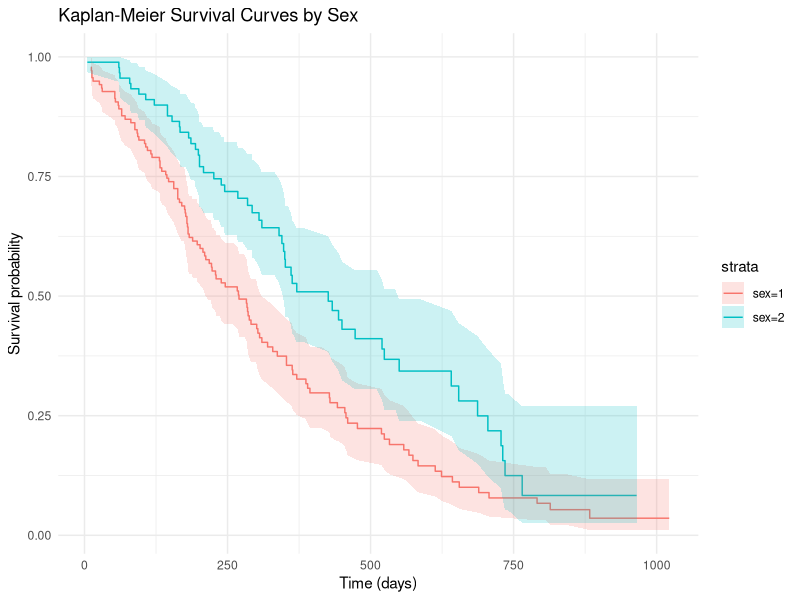
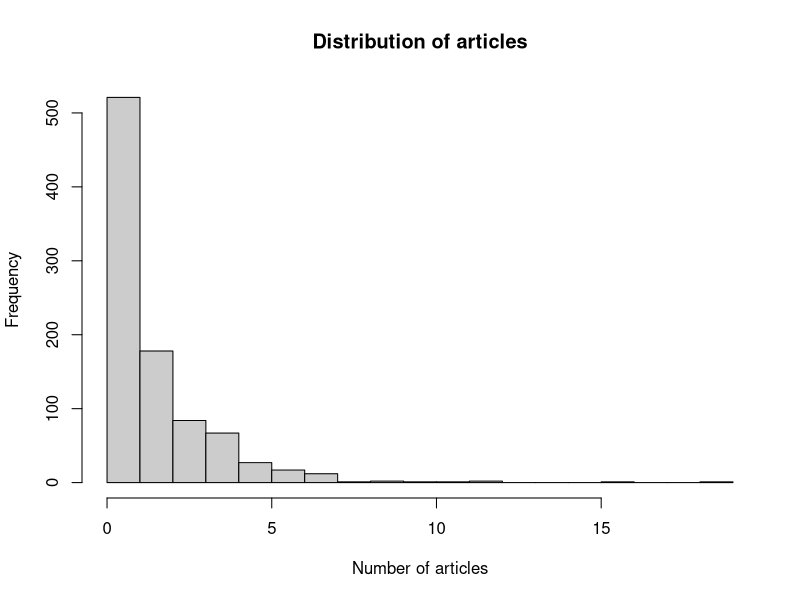
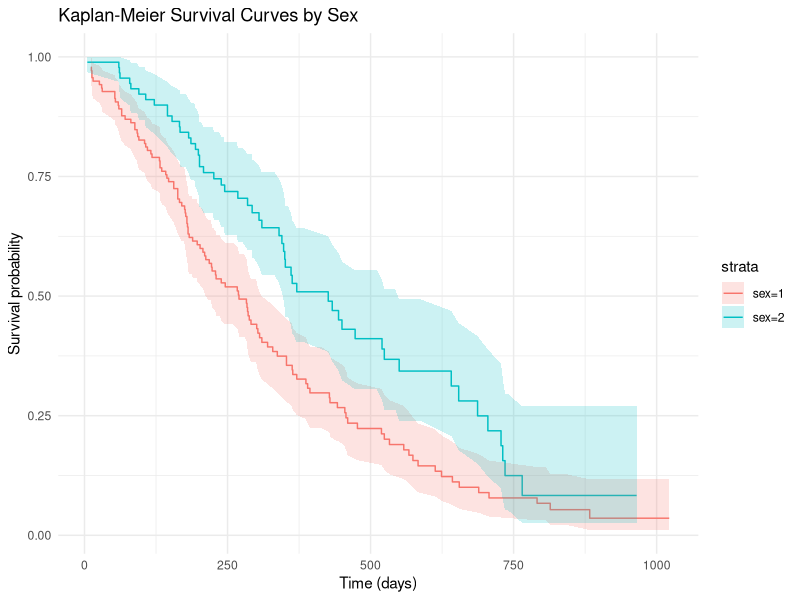

Here is the R script that generated these plots, in order: (Note: this script raises an error after producing the figures.)
install.packages("carData")
install.packages("pscl")
install.packages("AER")
library(carData)
library(MASS)
library(nnet)
library(pscl)
library(AER)
library(marginaleffects)
library(ggplot2)
data(BEPS)


# 1.1 Ordered Logit: Perceptions of national economy ----------------------

# a) Explore the economic.cond.national variable and convert it to an ordered factor:
table(BEPS$economic.cond.national)
BEPS$econ_ord = factor(BEPS$economic.cond.national, ordered = TRUE)
#   1   2   3   4   5 
#   37 257 607 542  8

# The most common category is category 3 (stayed about the same), with categories 
# 4 and 2 following behind. Few respondents chose extremes (1-Much worse,5-much better).
# OLS treats numeric values 1-5 as equally spread it implies the difference between 
# got much worse and got a little worse is the same as the difference between stayed 
# the same and got a little better. Ordered logit avoids this assumption bu estimating
# threshold parameters that let data determine spacing of latent scale. 

# b)Fit an ordered logit model predicting econ ord from age, gender, Europe, and political.knowledge:
  m_ologit = polr(econ_ord ~ age + gender + Europe + political.knowledge,
                                     data = BEPS, Hess = TRUE)
  summary(m_ologit)

#Coefficients:
#  Value Std. Error t value
#age                  0.003999   0.003044   1.314
#gendermale           0.192062   0.096475   1.991
#Europe              -0.122693   0.014978  -8.192
#political.knowledge -0.120719   0.045154  -2.674

#Intercepts:
#  Value    Std. Error t value 
#1|2  -4.4796   0.2727   -16.4247
#2|3  -2.1843   0.2225    -9.8153
#3|4  -0.3183   0.2141    -1.4867
#4|5   2.2397   0.2348     9.5391

#Residual Deviance: 3833.171 
#AIC: 3849.171 

# report the raw coefficient on Europe and its sign. Based on the sign convention, 
# does higher support for European integration predict more optimistic views of 
# the national economy?

# The raw coefficient on EUrope is -0.122693. Based on sign convention the negative 
# value implies a positive association (after sign reversal). This means that 
# respondents with stronger pre-EU attitudes tend to percieve national econ conditions 
# as having improved. 

# c) Compute average marginal effects (for reliable interpretation of magnitudes)
# across all response categories:
avg_slopes(m_ologit)

# interpret the AME for Europe on the probability of each category. Does a one-unit increase in
#pro-Europe attitude increase or decrease the probability of perceiving the economy as
#improved (category 4 or 5)? By approximately how much on average across respondents?
#Note that the AMEs across all five categories for any given predictor must sum
#to zero — use this as a sanity check.

# The average marginal effects show the average change in probability of each
# response category associated with a one-unit increase in each predictor. The AMEs in 
# lower categories (categories 1 and 2) are negative, while higher categories (4-5) are 
# postive. This is consistent with positive associations between pro EU setniment and 
# more optimistic economic assessments. 


# d) Compute predicted probabilities for the five response categories at the mean of all
# covariates, separately for male and female respondents:
  predictions(m_ologit, newdata = datagrid(gender = c("female", "male")))
#In a comment, compare the predicted probabilities for the most pessimistic category
#(1 = got much worse) and the most optimistic category (5 = got much better) for each
#gender. Are there notable differences by gender? What does this suggest about gender
#gaps in economic perceptions?
  
# The predicted probability for category 1 and category 5 aren't very different from each other, 
# this can be due to gender notbeing a strong predictor or driver of economic opinions 
# when compared to other variables in the model.  
  

# 1.2 Multinomial logit: vote choice --------------------------------------

# a) Set Conservative as the reference category and fit a multinomial logit predicting vote
#  from economic assessments and leader evaluations:
 library(nnet)
   BEPS$vote = relevel(BEPS$vote, ref = "Conservative")
  m_mlogit = multinom(vote ~ economic.cond.national + Blair + Hague +
                        Kennedy + Europe, data = BEPS, trace = FALSE)
  summary(m_mlogit)
#     Kennedy + Europe, data = BEPS, trace = FALSE)
  
# Coefficients:
#    (Intercept) economic.cond.national     Blair      Hague
#  Labour            -0.7685077              0.6228794 0.8157754 -0.8805887
#  Liberal Democrat   0.2627294              0.1840322 0.2847314 -0.8228982
# Kennedy     Europe
#  Labour           0.2396046 -0.2102419
#  Liberal Democrat 0.6763287 -0.2107956
#  
#  Std. Errors:
#    (Intercept) economic.cond.national      Blair      Hague
#  Labour             0.4973142             0.09708813 0.07381306 0.07112439
#  Liberal Democrat   0.5276718             0.10184961 0.07486476 0.07588714
#  Kennedy     Europe
#  Labour           0.07532422 0.02688425
#  Liberal Democrat 0.08381384 0.02849781
  
#  Residual Deviance: 2364.339 
#  AIC: 2388.339 
  
# Describe the direction of the Blair coefficient in the Labour vs. Conservative 
# equation. What does a positive coefficient on Blair (feelings toward Tony Blair) 
# in the Labour equation imply about the relationship between Blair approval and 
# the likelihood of voting Labour relative to Conservative?
  
# The model produces two sets of log-odds coefficients: labor vs conservative and
# liberal democrat vs conservative. Conservative is the reference category, so
# each row is a comparison against conservative. The coefficient on Blair in labor 
# vs conservative is very positive, higher approval of Blair is associated with greater 
# log odds of voting labor rather than conservative. In comparison the Blair 
# coefficient in liberal democrat vs conservative is smaller since Blair approval 
# doesn't differentiate strongly between liberal democrat and conservative voters. 
  
# b) Compute average marginal effects across all predictors and outcome categories:
  avg_slopes(m_mlogit)
# The AME of Blair on the probability of voting labor is  0.1156, this value is
# positive and substantial. The value indicates that a one-unit increase in Blair
# approval is associated with a meaningful increase in the average probability 
# of voting labor while holding all other variables constant. This reflects the 
# candidates extreme popularity at the time. 
  
# c) Independence of Irrelevant Alternatives (IIA): the odds ratio between any 
# two alternatives is unaffected by the presence or absence of other alternatives. 

# The odds ratio between any two alternatives (labor vs. conservative) is 
# unaffected by the presence of a third party of the third alternative 
# (liberal democrats). IIA is a moderate concern for British party choice, labor 
# and the liberal democrats are both center left parties they share ideological 
# space, so voters may treat them as partial substitutes in a way IIA cannot 
# accommodate. Conservatives occupy an ideologically distinct position so the 3 
# party system is not as doomed as the 2 bus example due to the variability in 
# options that voters have. IIA is more of a concern for Labor vs liberal 
# democrat distinction. 
  

# 1.3 Poisson regression: publication counts ------------------------------
  library(pscl)
  library(AER)
  library(MASS)
  library(marginaleffects)
  data(bioChemists)
  
# a) Explore the outcome variable art:
  summary(bioChemists$art)
  var(bioChemists$art)
  pdf("art_histogram.pdf", width = 6, height = 4)
  hist(bioChemists$art, breaks = 20, main = "Distribution of articles",
       xlab = "Number of articles", col = "gray80")
  dev.off()

# >   summary(bioChemists$art)
#  Min. 1st Qu.  Median    Mean 3rd Qu.    Max. 
#  0.000   0.000   1.000   1.693   2.000  19.000 
#  >   var(bioChemists$art)
#  [1] 3.709742
  
# Variance of articles published in last 3 years of PhD is [1] 3.709742
# Mean of articles published in last 3 years of PhD is 1.693  
# The variance exceeds the mean, therefore there is overdispersion and this
# violates the Poisson assumption that mean should equal variance. 

# b) Fit a Poisson regression of art on all predictors:
m_pois = glm(art ~ fem + mar + kid5 + phd + ment,
               data = bioChemists, family = poisson)
summary(m_pois)

#Coefficients:
#               Estimate Std. Error z value Pr(>|z|)    
#  (Intercept)  0.304617   0.102981   2.958   0.0031 ** 
#  femWomen    -0.224594   0.054613  -4.112 3.92e-05 ***
#  marMarried   0.155243   0.061374   2.529   0.0114 *  
#  kid5        -0.184883   0.040127  -4.607 4.08e-06 ***
#  phd          0.012823   0.026397   0.486   0.6271    
#  ment         0.025543   0.002006  12.733  < 2e-16 ***

#  Signif. codes:  0 ‘***’ 0.001 ‘**’ 0.01 ‘*’ 0.05 ‘.’ 0.1 ‘ ’ 1
#(Dispersion parameter for poisson family taken to be 1)
#Null deviance: 1817.4  on 914  degrees of freedom
#Residual deviance: 1634.4  on 909  degrees of freedom
#AIC: 3314.1
#Number of Fisher Scoring iterations: 5

exp(coef(m_pois)["ment"])

# The coefficient on ment is 0.025543 and after exponentiation it the coefficient 
# on ment 1.025872, this is the incidence rate ratio (IRR). This means that each
# additional article published by the mentor is associated with a multiplicative
# increase in expected student articles by that factor, holding all else constant. 
# The effect is modest but positive, suggesting that more productive mentors 
# slightly boost student output. The residual deviance (1634.4)is substantially larger 
# than the residual degrees of freedom (909). This is another way to diagnose 
# overdispersion. 

# c) Test for overdispersion formally 
dispersiontest(m_pois)
#Overdispersion test
#data:  m_pois
#z = 5.7825, p-value = 3.681e-09
#alternative hypothesis: true dispersion is greater than 1
#sample estimates:
#  dispersion 
#1.82454

# The estimated dispersion parameter is 1.82454 and the p value is 3.681e-09.
# Since the p-value is < 0.001 the dispersion test strongly rejects the null 
# hypothesis of equidispersion. Since the dispersion parameter is over 1, the 
# variance in art substantially exceeds its mean. This indicates that the Poisson
# standard errors are too small, the model underestimates uncertainty, inflates
# test statistics and produces p-values that are misleadingly small. A model that
# explicitly accounts for overdispersion is needed such as the negative binomial. 


# 1.4 Negative binomial regression  ---------------------------------------
# The negative binomial (NB) model generalizes Poisson by adding a dispersion 
# parameter θ that allows the variance to exceed the mean: Var(Yi) = μi + μ2i
# /θ. When θ → ∞, the NB reduces to Poisson. A small estimated θ indicates severe 
# overdispersion; a large θ indicates the extra dispersion is modest.

# a) Fit the negative binomial model with the same formula:
m_nb = glm.nb(art ~ fem + mar + kid5 + phd + ment,
              data = bioChemists)
#summary(m_nb)
#Coefficients:
#                Estimate Std. Error z value Pr(>|z|)    
#  (Intercept)  0.256144   0.137348   1.865 0.062191 .  
#  femWomen    -0.216418   0.072636  -2.979 0.002887 ** 
#  marMarried   0.150489   0.082097   1.833 0.066791 .  
#  kid5        -0.176415   0.052813  -3.340 0.000837 ***
#  phd          0.015271   0.035873   0.426 0.670326    
#  ment         0.029082   0.003214   9.048  < 2e-16 ***

#  Signif. codes:  0 ‘***’ 0.001 ‘**’ 0.01 ‘*’ 0.05 ‘.’ 0.1 ‘ ’ 1
#(Dispersion parameter for Negative Binomial(2.2644) family taken to be 1)
#Null deviance: 1109.0  on 914  degrees of freedom
#Residual deviance: 1004.3  on 909  degrees of freedom
#AIC: 3135.9
#Number of Fisher Scoring iterations: 1
#Theta:  2.264 
#Std. Err.:  0.271 
#2 x log-likelihood:  -3121.917 
 
# The ment coefficient is 0.029082, while the coefficient on ment from the 
# Poisson model was 0.025543, it has not changed substantially. This indicates
# that the point estimate is reasonably stable, the key difference is the
# standard error of each model. The negative binomial produces larger uncertainty
# estimates. The estimated overdispersion parameter (theta) quantifies how much
# the variance exceeds the Poisson prediction, a smaller theta means more severe 
# overdispersion. Theta is moderate at 2.264 signalling a meaningful but not 
# extreme extra-Poisson variation. 

# b) Compare model fit using AIC- Akaike Information Criterion, evaluates 
# quality of statistical models by acting as an estimator of prediction error,
# balancing model fit against complexity- with lower values indicating a better, 
# more predictive model. 

AIC(m_pois, m_nb)
#   df      AIC
# m_pois  6 3314.113
# m_nb    7 3135.917

# The negative binomial model has a lower Akaike Information Criterion (AIC), 
# despite the NB model having an additional parameter (theta). Under AIC the 
# improvement in fit compensates for the added complexity. This confirms that 
# overdispersion is a feature of the data not noise. It also confirms that the 
# negative binomial is the best model for the article publication counts. 

# c) Compute predicted article counts for male vs. female researchers, holding 
# all other variables at their sample means:

predictions (m_nb, newdata = datagrid(fem = c("Men", "Women")))
#           fem Estimate Pr(>|z|)    S 2.5 % 97.5 %
#Men       2.05   <0.001 93.7  1.80   2.32
#Women     1.65   <0.001 42.2  1.44   1.88            

# The predicted number of articles for men is 2.05 with confidence intervals 
# [1.80, 2.32]. For females it is 1.65 with confidence intervals [1.44, 1.88]. 
# Although the confidence intervals slightly overlap, the difference is 
# statistically significant, which is indicated by the significant negative 
# coefficient for women with a p value < 0.001. Female researchers publish fewer 
# articles than men, holding other variables constant. 

# d) Poisson regression is not adequate for the dataset, a negative binomial 
# regression would work better. The NB model adds a dispersion parameter to 
# accommodate extra variation due to overdispersion, as well as achieving a much 
# lower AIC value (making it the better option between the 2 models), and produces 
# more reliable/wider standard errors. Mentors productivity has a positive and 
# significant effect, the incidence rate ratio for ment is 1.026 suggesting that
# more productive mentors boost student output. Gedner and number of young 
# children are negative and significant, women publish fewer articles and each 
# additional child reduces output further. All in all, results point to early-
# career productivity being shaped by mentor environment, gender, and family 
# make-up. The results make sense given literature on outcomes in STEM field 
# publication rates. 

###############################################################################
# Part 2: Take-Home, Survival Analysis ------------------------------------
###############################################################################

install.packages("survival")
library(survival)

lung <- survival::lung
head(lung)
exists("lung", where = asNamespace("survival"))

# 2.1 Kaplan-Meier survival curves ----------------------------------------

# re-code status variable 
lung$dead = lung$status - 1
table(lung$status, lung$dead)
# a) Explore data
View(lung)
lung
#    0   1
#1  63   0
#2   0 165

# There are 228 observations, with 165 cases of deaths and 63 censored cases. 
# The proportion of censored cases is 63/228 ~ 0.276, so only about a 27.6% of 
# censoring. For censored patients the survival time is unknown, we only know 
# they survived as long as their observed follow up time. 

# b) Estimate the overall Kaplan-Meier survival curve using survfit() with 
#formula Surv(time,dead) ~ 1. The summary() output shows, at each event time, 
#the number at risk, the number of events, the estimated survival probability, 
#and the confidence interval. In a comment, report the estimated median survival 
#time. What does this number mean in plain language?

fit <- survfit(Surv(time, dead) ~ 1, data = lung)
summary(fit)
summary(fit)$table["median"]
# median 
# 310

# The estimated median survival time is 310 days. This number means that the median 
# amount of days that are noted as survival times for lung cancer patients is 
# 310 days. 

# c) Estimate separate Kaplan-Meier curves by sex using survfit() and plot them with
#ggplot2. Hint: use broom::tidy() to convert the survfit object to a data frame, then
#plot with geom step() and geom ribbon() for confidence intervals. Save the plot as a
#PDF. Also run a log-rank test using survdiff(). In a comment, describe what you see:
#which group survives longer? Does the confidence interval for the two groups overlap?
#Report the log-rank test p-value and explain what it tests (whether the survival
# curves are statistically different).

fit_sex <- survfit(Surv(time, dead) ~ sex, data = lung)
# Convert to data frame for ggplot 
tidy_fit <- broom::tidy(fit_sex)
p <- ggplot(tidy_fit, aes(x = time, y = estimate, color = strata, fill = strata)) +
  geom_step() +
  geom_ribbon(aes(ymin = conf.low, ymax = conf.high), alpha = 0.2, color = NA) +
  labs(x = "Time (days)", y = "Survival probability",
       title = "Kaplan-Meier Survival Curves by Sex") +
  theme_minimal()

p

ggsave("km_sex_plot.pdf", plot = p)

logrank <- survdiff(Surv(time, dead) ~ sex, data = lung)
logrank
# N Observed Expected (O-E)^2/E (O-E)^2/V
#sex=1 138      112     91.6      4.55      10.3
#sex=2  90       53     73.4      5.68      10.3
#Chisq= 10.3  on 1 degrees of freedom, p= 0.001 

p_value <- 1 - pchisq(logrank$chisq, df = 1)
p_value
# [1] 0.001311165

# Females have a higher survival probability, meaning females tend to survive 
# longer over the follow-up period. The confidence intervals overlap between the
# 750-1000 days of the time axis, indicating some uncertainty in the difference 
# at those time points. 
# The log rank p-value is 0.00131116, this is statistically significant. The p-value 
# tells us if there is a statistical difference between survival times between the 
# 2 groups. Since the p value is significant the null hypothesis can be rejected, 
# males and females have different survival rates.
# Even if curves overlap, one group can still have significantly better survival 
# overall, this is shown by the p-value and confidence intervals in the plot. 


# 2.2 Cox proportional hazards model  -------------------------------------
#a) Fit a Cox proportional hazards model predicting survival from age, sex, and ph.ecog
#using coxph() from survival. The output shows both raw coefficients (log-hazard 
#scale) and exponentiated coefficients (hazard ratios). In a comment, report and 
#interpret the hazard ratio for sex. Recall from class: a hazard ratio below 1 
#means lower hazard (longer survival), above 1 means higher hazard (shorter survival). 
#What does the hazard ratio for sex tell us about survival differences between men
#and women? Is it statistically significant?

#m_cox <- coxph(Surv(time, dead) ~ age + sex + ph.ecog, data = lung)
#summary(m_cox)  
#n= 227, number of events= 164 
#(1 observation deleted due to missingness)
#            coef exp(coef)  se(coef)      z Pr(>|z|)    
#age      0.011067  1.011128  0.009267  1.194 0.232416    
#sex     -0.552612  0.575445  0.167739 -3.294 0.000986 ***
#ph.ecog  0.463728  1.589991  0.113577  4.083 4.45e-05 ***

#  Signif. codes:  0 ‘***’ 0.001 ‘**’ 0.01 ‘*’ 0.05 ‘.’ 0.1 ‘ ’ 1

#         exp(coef) exp(-coef) lower .95 upper .95
#age        1.0111     0.9890    0.9929    1.0297
#sex        0.5754     1.7378    0.4142    0.7994
#ph.ecog    1.5900     0.6289    1.2727    1.9864

#Concordance= 0.637  (se = 0.025 )
#Likelihood ratio test= 30.5  on 3 df,   p=1e-06
#Wald test            = 29.93  on 3 df,   p=1e-06
#Score (logrank) test = 30.5  on 3 df,   p=1e-06

# The exponentiated coefficient for sex gives the hazard ratio for sex 
# which is 0.575, this indicates that the change in hazard when
# moving from male to female decreases. Females have a 42-43%(1-0.575)lower risk 
# of death than males while holding age and performance constant. The p-value is 
# 0.000986 (<0.001), it is highly statistically significant. The 95% confidence 
# interval range of [0.4142, 0.7994] lies entirely below 1, providing strong 
# evidence that females have better survival outcomes than males. 

#b) Interpret the hazard ratio for ph.ecog. In a comment, explain what a one-unit 
#increase in ECOG performance score (i.e., moving toward worse physical functioning) 
#does to the hazard of death. Express this as a percentage change 
#(e.g., “X% higher/lower hazard”).

# The hazard ratio for ph.ecog is 1.589991. A one-unit increase in ECOG performance
# score is associated with a 59% increase in the hazard of death. Since the hazard
# ratio is greater than 1 the effect increases risk, the calculation is 
#(1.59-1)x100 ~ 59%. Since higher ECOG scores indicate worse physical functioning, 
# moving to a worse health state substantially increases mortality risk. 


#c) The Cox model assumes proportional hazards: the effect of each covariate is 
#constant over time. Test this assumption using cox.zph(). In a comment, report 
#the p-value for each covariate and the global test. A significant p-value suggests 
#the proportional hazards assumption is violated for that variable. Do any variables 
#violate the assumption? If so, what would this mean in substantive terms 
#(e.g., the effect of age changes over the course of the disease)?

cox.zph(m_cox)
#        chisq df    p
#age     0.188  1 0.66
#sex     2.305  1 0.13
#ph.ecog 2.054  1 0.15
#GLOBAL  4.464  3 0.22

#The p-values for age, sex, ph.ecog, and global are 0.66, 0.13, 0.15, and 0.22 
#respectively. None of the covariates are statistically significant as all of 
#the p-values are p > 0.05. This indicates that there is no evidence of violation
#of the proportional hazards assumption. The effects of all the covariates on 
#the hazard of death can be considered constant over time. This means that the 
#impact of each variable (survival advantage for females, increased risk 
#associated with worse performance status) remains stable throughout the follow 
#up periods, rather than changing as time progresses. 

#d) The Kaplan-Meier analysis suggests survival differences by sex with females
#exhibiting higher survival probabilities over time. In the Cox proporional 
#hazard model sex and ph.ecog are significant predictors. Being female decreases 
#risk of death- this is a negative relationship, and an increase in ECOG 
#performance creates an increase in risk of death- this is a positive 
#relationship. The cox.zph() test shows there is no violation of the proportional 
#hazard assumption. All in all, this suggests that gender and baseline health 
#status are key predictors of lung cancer survival. 
